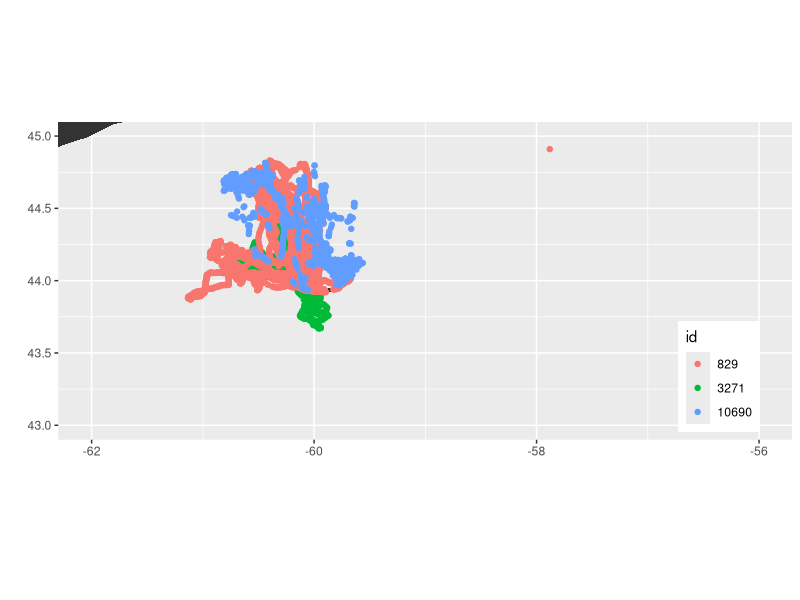

Generate this figure with R:
## ---- chunk 1
knitr::opts_chunk$set(echo = TRUE)
## ---- chunk 2
library(ggplot2)
## ---- chunk 3
seal <- read.csv("seal_Max.csv")
head(seal)
## ---- chunk 4
seal$id <- as.factor(seal$id)
## ---- chunk 5
# Get a world map
world <- map_data('world')

# Map the data
ggplot() +
  theme(legend.position = c(.9,.2)
  )+
  geom_polygon(data = world, aes(x=long, y = lat, group = group)) +
  coord_fixed(xlim=c(-62,-56), ylim=c(43,45), ratio=1.3) + 
  xlab('') + ylab('') +
  geom_point(data = seal, aes(x=longitude, y=latitude, colour = id))
